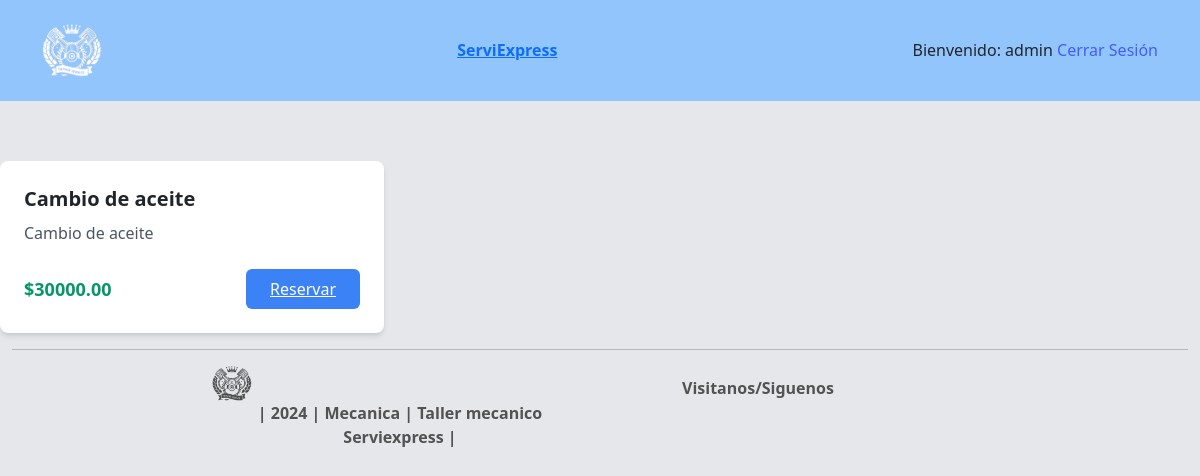
The app's page /servicios/ (signed in) with its own data.
### usuarios/models.py (models this page shows)
class Usuario(AbstractUser):
    ROLES = (
        ('cliente', 'Cliente'),
        ('empleado', 'Empleado'),
        ('administrador', 'Administrador')
    )
    rol = models.CharField(max_length=20, choices=ROLES)
    telefono = models.CharField(max_length=15, blank=True)

### servicios/models.py (models this page shows)
class Servicio(models.Model): # agregado modelo servicio
    nombre = models.CharField(max_length=100)
    descripcion = models.TextField()
    precio = models.DecimalField(max_digits=10, decimal_places=2)
    productos_requeridos = models.ManyToManyField(Producto, related_name='servicios')

### servicios/views.py (the view)
# urls.py: path('', lista_servicios, name='lista'), # agregado para mostrar lista.html
@login_required # agregado por que requiere del inicio de sesion
def lista_servicios(request): # agregado para mostrar la pagina
    servicios = Servicio.objects.all()
    return render(request, 'servicios/lista.html', {'servicios': servicios})

### servicios/templates/servicios/lista.html
{% extends 'base.html' %}
{% block content %}
<div class="grid md:grid-cols-3 gap-4">
    {% for servicio in servicios %}
    <div class="bg-white p-6 rounded-lg shadow-md">
        <h3 class="text-xl font-bold mb-2">{{ servicio.nombre }}</h3>
        <p class="text-gray-600 mb-4">{{ servicio.descripcion }}</p>
        <div class="flex justify-between items-center">
            <span class="text-lg font-semibold text-green-600">${{ servicio.precio|floatformat:2 }}</span>
            <a href="{% url 'reservas:crear' servicio.id %}"
               class="bg-blue-500 text-white px-4 py-2 rounded hover:bg-blue-600">
                Reservar
            </a>
        </div>
    </div>
    {% endfor %}
</div>
{% endblock %}

### templates/base.html (shortened to what this page needs)
{% load static %}
<!DOCTYPE html>
<html lang="es">
<head>
    <link href="https://cdn.jsdelivr.net/npm/tailwindcss@2.2.19/dist/tailwind.min.css" rel="stylesheet">
    <link
    href="https://cdn.jsdelivr.net/npm/bootstrap@5.3.2/dist/css/bootstrap.min.css" rel="stylesheet"
/>
    <link rel="stylesheet" type="text/css" href="{% static 'css/estilos.css' %}">
</head>
<body class="bg-gray-200">
    <head>
        <nav class="bg-blue-300 p-4">
            <div class="container mx-auto flex justify-between items-center">
                <a href="/"><img src="{% static 'img/logo.png' %}" width="60" style="cursor: pointer;"></a>
                <a href="/" class="font-bold">ServiExpress</a>
                <div class="">
                    {% if user.is_authenticated %}
                        <span>Bienvenido: {{ user.username }} </span>
                        <a href="{% url 'logout' %}" class="link-custom">Cerrar Sesión</a>
                    {% else %}
                        <a href="{% url 'login' %}" class="link-custom">Iniciar Sesión</a>
                        <a href="{% url 'registro' %}" class="link-custom">Registrarse</a>
                    {% endif %}
                </div>
            </div>
        </nav>
    </head>
    <main class="">
        {% block content %}{% endblock %}
    </main>
    <footer class=" text-center">
        <div class="copyright">
            <div class="container-fluid">
                <hr>
                <div class="row">
                    <div class="col-2"></div>
                    <div class="col-4 txt-plomo">
                        <p><b><a href="/"> <img src="{% static 'img/logo1.png' %}" width="40"></a> | 2024 | Mecanica | Taller mecanico Serviexpress |</b></p>
                    </div>
                    <div class="col-4 t700">
                        <ul class="nav justify-content-center">
                            <li class="txt-plomo ">Visitanos/Siguenos</li>
                            <li><a class="text-decoration-none txt-plomo" href="https://www.facebook.com/?locale=es_LA"><i class="fa fa-brands fa-facebook px-2"></i></a></li>
                            <li><a class="text-decoration-none" href="https://www.instagram.com/"><i class="fa fa-brands fa-instagram px-2"></i></a></li>
                            <li><a class="text-decoration-none" href="https://twitter.com/?lang=es"><i class="fa fa-brands fa-twitter px-2"></i></a></li>
                        </ul>
                    </div>
                    <div class="col-2"></div>
                </div>
            </div>
        </div>
    </footer>
</body>
</html>

### core/static/css/estilos.css (style rules this page uses)
.txt-plomo { color: rgb(83, 82, 82) }
.t700 { font-weight: 700; }
body { background-color: rgb(218, 218, 218); }
main { margin-top: 60px; }
li { margin: 10px 0; }
li a { color: #808080; text-decoration: none; font-weight: 700; padding: 0 6px; }
.link-custom { text-decoration: none !important; color: rgba(0, 0, 255, 0.541); }

### records on screen
Usuario: username "admin"
Servicio: nombre "Cambio de aceite", descripcion "Cambio de aceite", precio "30000.00"
